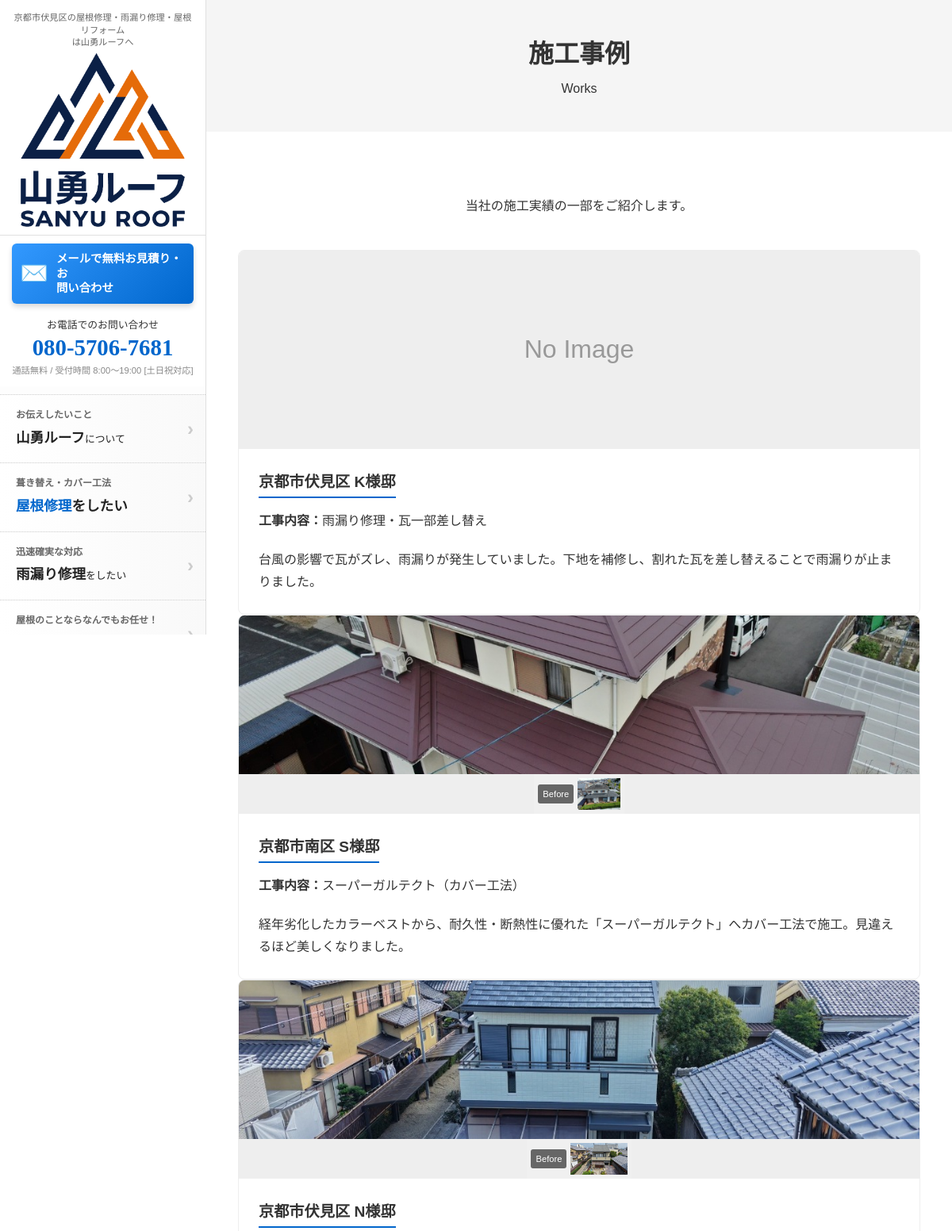
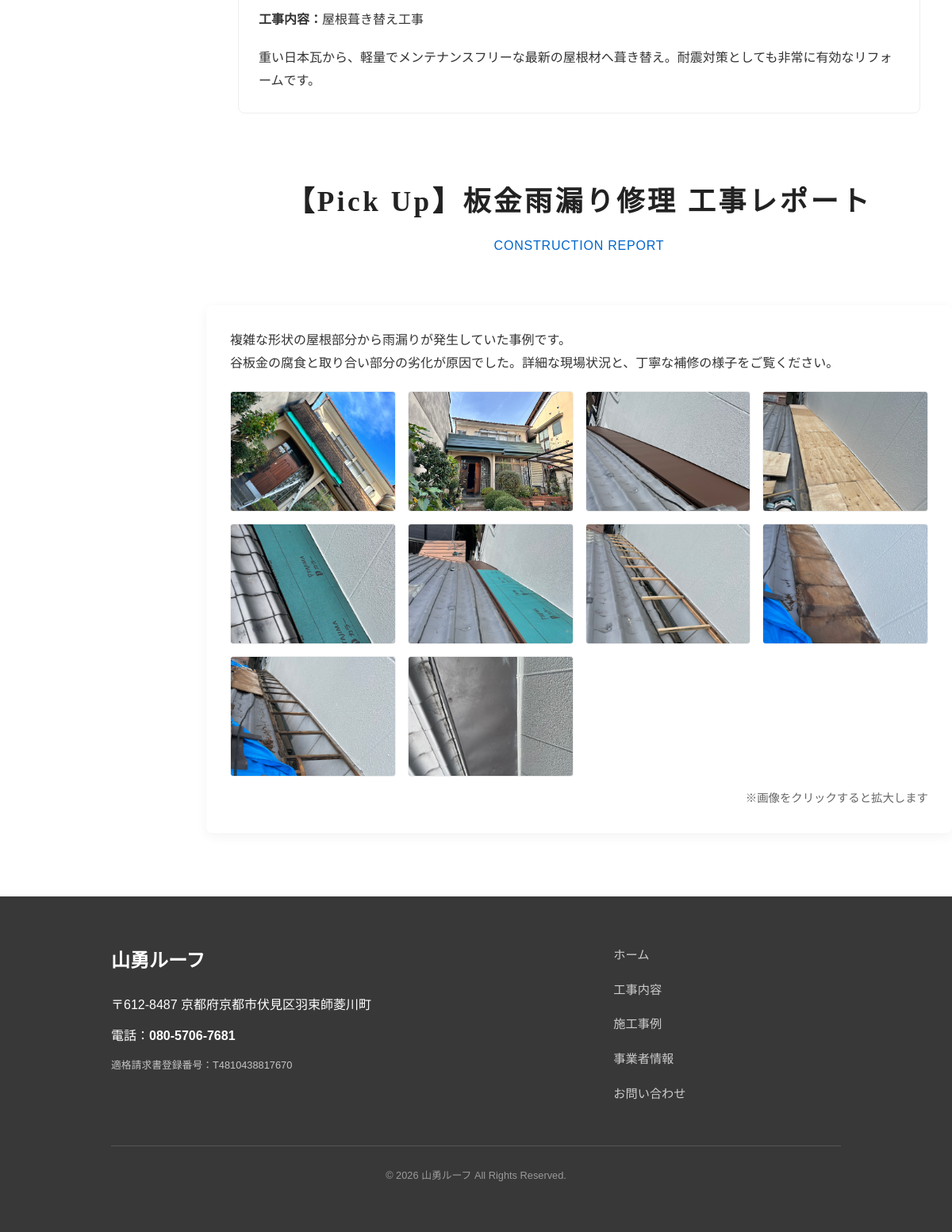
The app's page /works.php with its own data (2 pictures, top to bottom).
### tables this page shows
CREATE TABLE works (
        id INTEGER PRIMARY KEY AUTOINCREMENT,
        title TEXT NOT NULL,
        content TEXT,
        category TEXT,
        image_path TEXT,
        before_image_path TEXT,
        created_at DATETIME DEFAULT CURRENT_TIMESTAMP
    );

### public_html/config/config.php (called while the page is built, shortened)
<?php
function h($str) {
    return htmlspecialchars($str, ENT_QUOTES, 'UTF-8');
}
?>

### public_html/works.php (the view, shortened to what this page needs)
<?php
include 'partials/head.php';
include 'partials/header.php';
?>
<main>
    <div class="section-gray" style="padding: 40px 0;">
        <div class="container text-center">
            <h1>施工事例</h1>
            <p>Works</p>
        </div>
    </div>
    <section class="section">
        <div class="container">
            <p class="text-center mb-40">当社の施工実績の一部をご紹介します。</p>
            <?php
            $pdo = get_db_connection();
            $stmt = $pdo->query("SELECT * FROM works ORDER BY created_at DESC");
            $works = $stmt->fetchAll();
            ?>
            <?php foreach ($works as $work): ?>
                <div class="card">
                    <div class="card-img" style="height: 250px; padding: 0; display: flex; flex-direction: column;">
                         <?php if (!empty($work['image_path'])): ?>
                             <img src="<?php echo h($work['image_path']); ?>" class="lightbox-target" alt="After" style="width: 100%; height: 200px; object-fit: cover;">
                             <?php if (!empty($work['before_image_path'])): ?>
                                 <div style="display: flex; background: #f0f0f0; padding: 5px; align-items: center; height: 50px;">
                                    <span style="font-size: 0.7rem; background: #666; color: white; padding: 2px 6px; border-radius: 3px; margin-right: 5px;">Before</span>
                                    <img src="<?php echo h($work['before_image_path']); ?>" class="lightbox-target" alt="Before" style="height: 100%; width: auto; object-fit: contain;">
                                 </div>
                             <?php else: ?>
                                <div style="height: 50px; background: #f0f0f0;"></div>
                             <?php endif; ?>
                         <?php else: ?>
                            <div style="width: 100%; height: 100%; background: #eee; display: flex; align-items: center; justify-content: center; color: #999;">
                                No Image
                            </div>
                         <?php endif; ?>
                    </div>
                    <div class="card-body">
                        <h3 class="card-title"><?php echo h($work['title']); ?></h3>
                        <p class="mb-20"><strong>工事内容：</strong><?php echo h($work['category']); ?></p>
                        <p><?php echo nl2br(h($work['content'])); ?></p>
                    </div>
                </div>
            <?php endforeach; ?>
            </div>
            <div class="mt-40" style="margin-top: 80px;">
                <h2 class="section-title">
                    【Pick Up】板金雨漏り修理 工事レポート
                    <span>CONSTRUCTION REPORT</span>
                </h2>
                <div style="background: #fff; padding: 30px; border-radius: 8px; box-shadow: 0 4px 15px rgba(0,0,0,0.05);">
                    <p class="mb-20">
                        複雑な形状の屋根部分から雨漏りが発生していた事例です。<br>
                        谷板金の腐食と取り合い部分の劣化が原因でした。詳細な現場状況と、丁寧な補修の様子をご覧ください。
                    </p>
                    <div class="gallery-grid" style="display: grid; grid-template-columns: repeat(auto-fill, minmax(200px, 1fr)); gap: 15px;">
                        <?php for($i=1; $i<=10; $i++):
                            $num = sprintf('%02d', $i);
                        ?>
                        <div class="gallery-item" style="overflow: hidden; border-radius: 4px; border: 1px solid #eee;">
                            <img src="assets/img/works/sheet_metal/<?php echo $num; ?>.jpg"
                                 class="lightbox-target"
                                 alt="板金雨漏り修理 工事写真<?php echo $i; ?>"
                                 style="width: 100%; height: 150px; object-fit: cover; transition: transform 0.3s;">
                        </div>
                        <?php endfor; ?>
                    </div>
                    <p style="margin-top: 15px; font-size: 0.9rem; color: #666; text-align: right;">※画像をクリックすると拡大します</p>
                </div>
            </div>
        </div>
<?php include 'partials/footer.php'; ?>

### public_html/assets/css/style.css (style rules this page uses)
:root { --color-primary: #0066CC; --color-primary-dark: #004C99; --color-secondary: #383838; --color-line: #06C755; --color-text: #222222; --color-text-body: #333333; --color-bg: #FFFFFF; --color-bg-gray: #f5f5f5; --color-border: #e0e0e0; --sidebar-width: 260px; --header-height-mobile: 60px; --font-base: "Yu Gothic Medium", "游ゴシック Medium", "YuGothic", "游ゴシック体", "Hiragino Kaku Gothic ProN", "Meiryo", sans-serif; --font-serif: "Times New Roman", "YuMincho", "Hiragino Mincho ProN", "Yu Mincho", "MS PMincho", serif; }
* { box-sizing: border-box; margin: 0; padding: 0; }
body { font-family: var(--font-base); color: var(--color-text-body); line-height: 1.8; background-color: var(--color-bg); overflow-x: hidden; }
img { max-width: 100%; height: auto; vertical-align: bottom; }
.container { max-width: 1000px; margin: 0 auto; padding: 0 40px; }
.section { padding: 80px 0; }
.section-gray { background-color: var(--color-bg-gray); }
.text-center { text-align: center; }
.mb-20 { margin-bottom: 20px; }
.mb-40 { margin-bottom: 40px; }
.section-title { font-family: var(--font-serif); font-size: 2.2rem; color: var(--color-text); text-align: center; margin-bottom: 60px; letter-spacing: 0.1em; }
.section-title span { display: block; font-size: 1rem; color: var(--color-primary); font-family: var(--font-base); margin-top: 10px; font-weight: normal; letter-spacing: 0.05em; }
.card { background: #fff; border: 1px solid #eee; border-radius: 8px; transition: transform 0.3s, box-shadow 0.3s; overflow: hidden; }
.card-img { height: 200px; background: #eee; display: flex; align-items: center; justify-content: center; font-size: 2rem; color: #aaa; }
.card-body { padding: 25px; }
.card-title { font-size: 1.2rem; margin-bottom: 15px; font-weight: bold; border-bottom: 2px solid var(--color-primary); display: inline-block; }

### records on screen
works: image_path "No Image", title "京都市伏見区 K様邸", category "雨漏り修理・瓦一部差し替え", content "台風の影響で瓦がズレ、雨漏りが発生していました。下地を補修し、割れた瓦を差し替えることで雨漏りが止まりました。"
works: image_path (picture), before_image_path (picture), title "京都市南区 S様邸", category "スーパーガルテクト（カバー工法）", content "経年劣化したカラーベストから、耐久性・断熱性に優れた「スーパーガルテクト」へカバー工法で施工。見違えるほど美しくなりました。"
works: image_path (picture), before_image_path (picture), title "京都市伏見区 N様邸", category "屋根葺き替え工事", content "重い日本瓦から、軽量でメンテナンスフリーな最新の屋根材へ葺き替え。耐震対策としても非常に有効なリフォームです。"

### other values on screen
COMPANY_PHONE "080-5706-7681"
SITE_NAME "山勇ルーフ"
COMPANY_ADDRESS "〒612-8487 京都府京都市伏見区羽束師菱川町"
COMPANY_INVOICE "T4810438817670"
COMPANY_NAME "山勇ルーフ"
